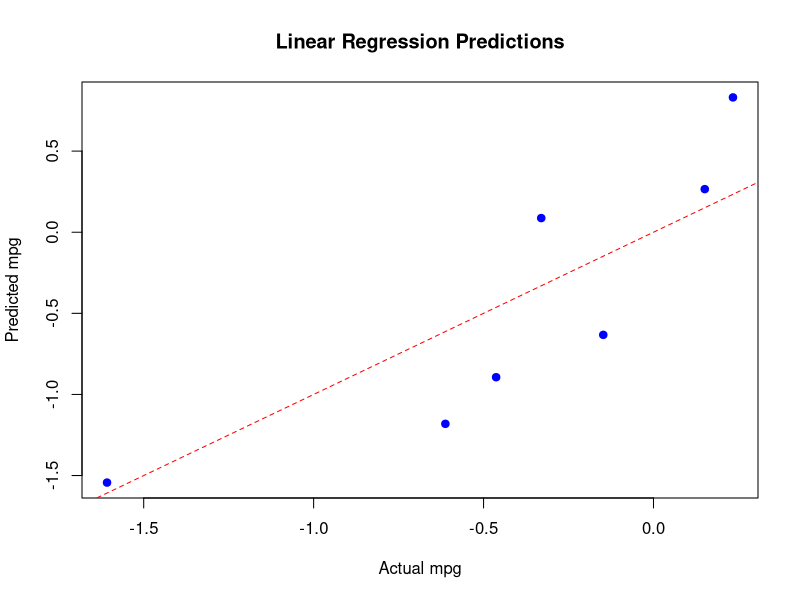
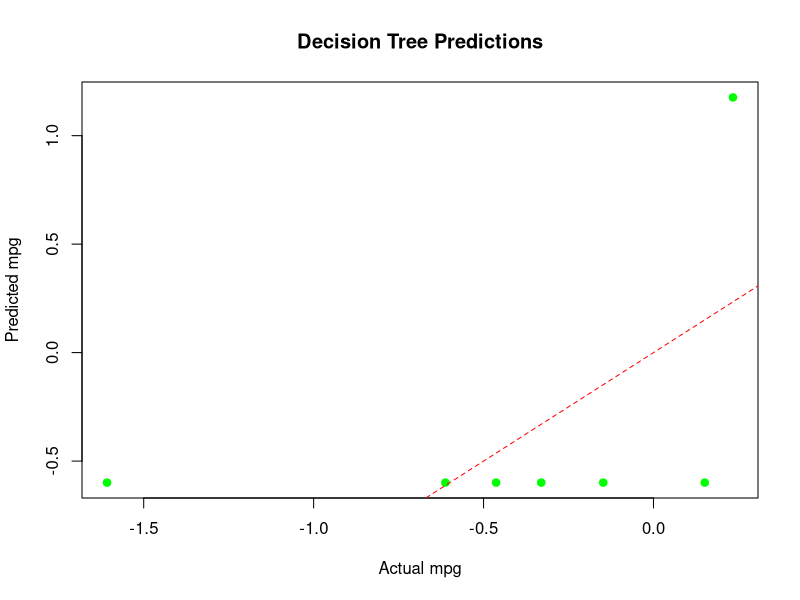
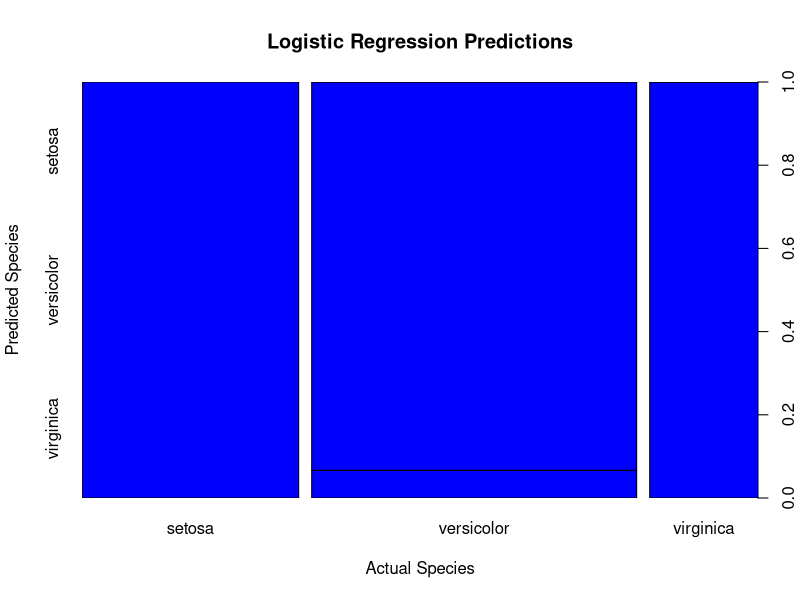
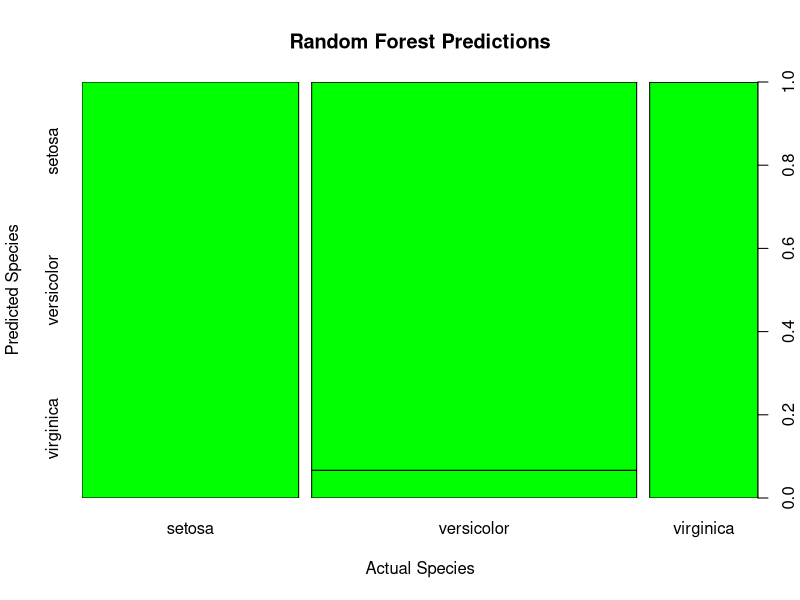

Here is the R script that generated these plots, in order:
# Load required libraries
library(rpart)
library(ggplot2)
library(Metrics)

# Load dataset
data(mtcars)
head(mtcars)
# ----------------- Normalize the dataset -----------------
mtcars_norm <- as.data.frame(scale(mtcars))

# Train-test split (80-20)
set.seed(123)
n <- nrow(mtcars_norm)
print(n)
train_index <- sample(1:n, size = 0.8 * n)

train <- mtcars_norm[train_index, ]
test  <- mtcars_norm[-train_index, ]


# ----------------- Linear Regression -----------------
lm_model <- lm(mpg ~ ., data = train)
lm_pred <- predict(lm_model, test)

lm_rmse <- rmse(test$mpg, lm_pred)

# R2 (need to calculate manually if not using caret)
lm_r2 <- 1 - sum((test$mpg - lm_pred)^2) / sum((test$mpg - mean(test$mpg))^2)

cat("Linear Regression - RMSE:", lm_rmse, " R2:", lm_r2, "\n")

# ----------------- Decision Tree -----------------
tree_model <- rpart(mpg ~ ., data = train, method = "anova")
tree_pred <- predict(tree_model, test)

tree_rmse <- rmse(test$mpg, tree_pred)
tree_r2   <- 1 - sum((test$mpg - tree_pred)^2) / sum((test$mpg - mean(test$mpg))^2)

cat("Decision Tree - RMSE:", tree_rmse, " R2:", tree_r2, "\n")


# ----------------- Plot Predictions -----------------

# Linear Regression Predictions
plot(test$mpg, lm_pred,
     xlab = "Actual mpg",
     ylab = "Predicted mpg",
     main = "Linear Regression Predictions",
     col = "blue", pch = 19)
abline(0, 1, col = "red", lty = 2)

# Decision Tree Predictions
plot(test$mpg, tree_pred,
     xlab = "Actual mpg",
     ylab = "Predicted mpg",
     main = "Decision Tree Predictions",
     col = "green", pch = 19)
abline(0, 1, col = "red", lty = 2)




#--------------For iris datasets---------
  # Load required libraries
library(nnet)         # for multinomial logistic regression
library(randomForest) # for random forest

# Load dataset
data(iris)
head(iris)

# ----------------- Normalize predictors -----------------
iris_norm <- as.data.frame(scale(iris[, 1:4]))
iris_norm$Species <- iris$Species  # keep target

# ----------------- Train-test split (80-20) -----------------
set.seed(123)
n <- nrow(iris_norm)
train_index <- sample(1:n, size = 0.8 * n)

train <- iris_norm[train_index, ]
test  <- iris_norm[-train_index, ]

# ----------------- Logistic Regression -----------------
log_model <- multinom(Species ~ ., data = train, trace = FALSE)
log_pred <- predict(log_model, test)

# Confusion matrix & accuracy
log_cm <- table(Predicted = log_pred, Actual = test$Species)
log_acc <- sum(diag(log_cm)) / sum(log_cm)

cat("Logistic Regression Accuracy:", log_acc, "\n")
print(log_cm)

# ----------------- Random Forest -----------------
rf_model <- randomForest(Species ~ ., data = train, ntree = 100)
rf_pred <- predict(rf_model, test)

# Confusion matrix & accuracy
rf_cm <- table(Predicted = rf_pred, Actual = test$Species)
rf_acc <- sum(diag(rf_cm)) / sum(rf_cm)

cat("Random Forest Accuracy:", rf_acc, "\n")
print(rf_cm)

# ----------------- Plot Predictions -----------------

# Logistic Regression Predictions
plot(test$Species, log_pred,
     xlab = "Actual Species",
     ylab = "Predicted Species",
     main = "Logistic Regression Predictions",
     col = "blue", pch = 19)

# Random Forest Predictions
plot(test$Species, rf_pred,
     xlab = "Actual Species",
     ylab = "Predicted Species",
     main = "Random Forest Predictions",
     col = "green", pch = 19)


# naive bayes classifier
#install.packages("e1071")     # Run only once
library(e1071)
data(iris)
head(iris)
set.seed(1234)  # for reproducibility
index <- sample(1:nrow(iris), size = 0.7 * nrow(iris))
train_data <- iris[index, ]
test_data  <- iris[-index, ]
nb_model <- naiveBayes(Species ~ ., data = train_data)
print(nb_model)
predictions <- predict(nb_model, newdata = test_data)
library(caret)
conf_matrix <- confusionMatrix(predictions, test_data$Species)
print(conf_matrix)
